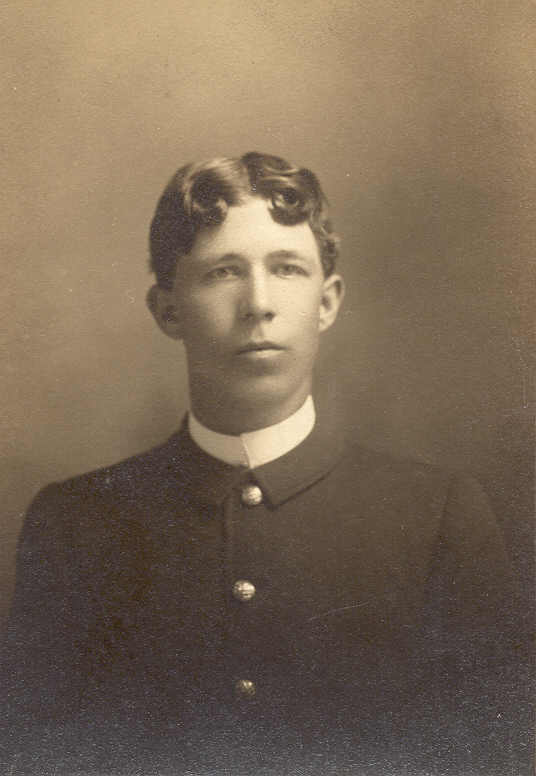
%> input picture 2021Fall/COMP4421/Tutorial_2_codes/charles_butter.jpg, 536 x 776 px
$ octave image_add.m   (GNU Octave 9; MATLAB toolbox functions it lacks are replaced by stand-ins)
%> lines starting %> are read from the running program, lines starting %| are printed output that depends on the picture
% script for image addition

f = imread('charles_butter.jpg');
%> f is the input picture: size 776x536x3 uint8; mean R, G, B 122.7, 105, 85.8
g = imread('Venice.jpg');
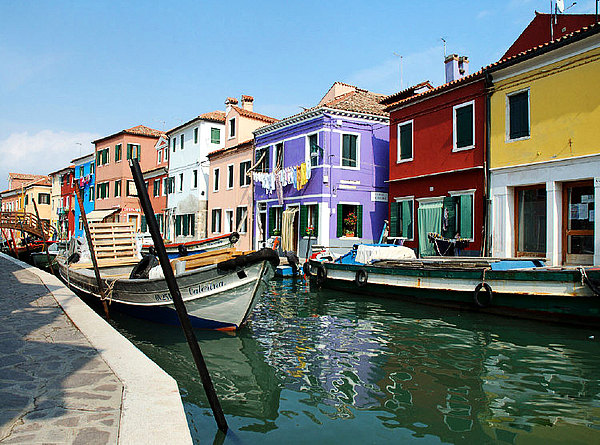
%> input picture 2021Fall/COMP4421/Tutorial_2_codes/Venice.jpg, 600 x 445 px
%> g is the input picture: size 445x600x3 uint8; mean R, G, B 114.1, 126.7, 127.5
addup = f(101:500,1:500,:)+g(1:400,1:500,:);
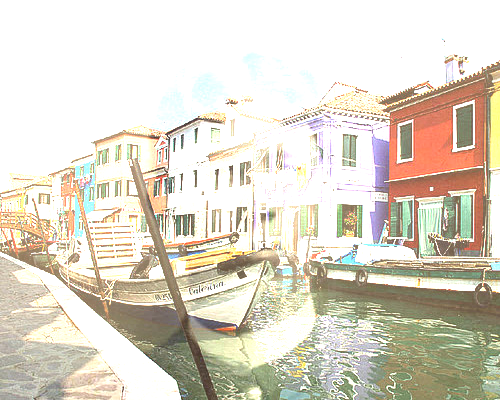
%> addup: size 400x500x3 uint8; mean R, G, B 220.8, 214.3, 200
%> (the run ends here)
